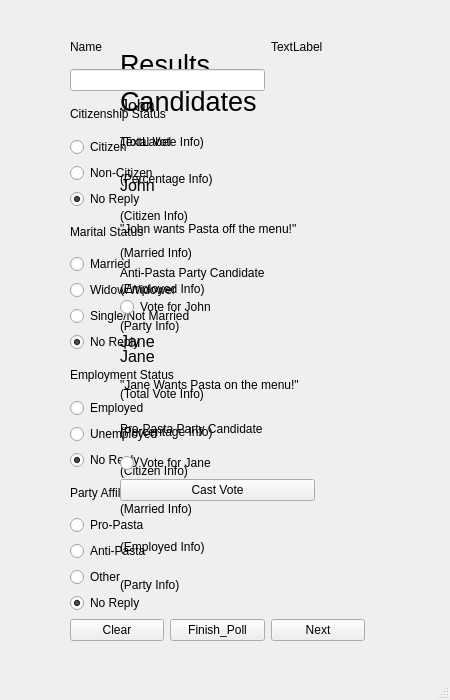
<?xml version="1.0" encoding="UTF-8"?>
<ui version="4.0">
 <class>DemographicInfo</class>
 <widget class="QMainWindow" name="DemographicInfo">
  <property name="geometry">
   <rect>
    <x>0</x>
    <y>0</y>
    <width>450</width>
    <height>700</height>
   </rect>
  </property>
  <property name="minimumSize">
   <size>
    <width>450</width>
    <height>700</height>
   </size>
  </property>
  <property name="maximumSize">
   <size>
    <width>450</width>
    <height>700</height>
   </size>
  </property>
  <property name="windowTitle">
   <string>Vote</string>
  </property>
  <widget class="QWidget" name="centralwidget">
   <widget class="QLabel" name="Candidates_Label_2">
    <property name="geometry">
     <rect>
      <x>120</x>
      <y>40</y>
      <width>191</width>
      <height>40</height>
     </rect>
    </property>
    <property name="font">
     <font>
      <pointsize>20</pointsize>
     </font>
    </property>
    <property name="text">
     <string>Results</string>
    </property>
    <property name="alignment">
     <set>Qt::AlignBottom|Qt::AlignLeading|Qt::AlignLeft</set>
    </property>
   </widget>
   <widget class="QWidget" name="layoutWidget">
    <property name="geometry">
     <rect>
      <x>120</x>
      <y>340</y>
      <width>201</width>
      <height>261</height>
     </rect>
    </property>
    <layout class="QVBoxLayout" name="verticalLayout_2">
     <item>
      <widget class="QLabel" name="Jane_Results">
       <property name="font">
        <font>
         <pointsize>12</pointsize>
        </font>
       </property>
       <property name="text">
        <string>Jane </string>
       </property>
      </widget>
     </item>
     <item>
      <widget class="QLabel" name="Jane_Total">
       <property name="text">
        <string>(Total Vote Info)</string>
       </property>
      </widget>
     </item>
     <item>
      <widget class="QLabel" name="Jane_Percent">
       <property name="text">
        <string>(Percentage Info)</string>
       </property>
      </widget>
     </item>
     <item>
      <widget class="QLabel" name="Jane_Citizen">
       <property name="text">
        <string>(Citizen Info)</string>
       </property>
      </widget>
     </item>
     <item>
      <widget class="QLabel" name="Jane_Married">
       <property name="text">
        <string>(Married Info)</string>
       </property>
      </widget>
     </item>
     <item>
      <widget class="QLabel" name="Jane_Employed">
       <property name="text">
        <string>(Employed Info)</string>
       </property>
      </widget>
     </item>
     <item>
      <widget class="QLabel" name="Jane_Voted_Party">
       <property name="text">
        <string>(Party Info)</string>
       </property>
      </widget>
     </item>
    </layout>
   </widget>
   <widget class="QWidget" name="layoutWidget">
    <property name="geometry">
     <rect>
      <x>120</x>
      <y>90</y>
      <width>201</width>
      <height>251</height>
     </rect>
    </property>
    <layout class="QVBoxLayout" name="verticalLayout_3">
     <item>
      <widget class="QLabel" name="John_Results">
       <property name="font">
        <font>
         <pointsize>12</pointsize>
        </font>
       </property>
       <property name="text">
        <string>John</string>
       </property>
      </widget>
     </item>
     <item>
      <widget class="QLabel" name="John_Votes">
       <property name="text">
        <string>(Total Vote Info)</string>
       </property>
      </widget>
     </item>
     <item>
      <widget class="QLabel" name="John_Percent">
       <property name="text">
        <string>(Percentage Info)</string>
       </property>
      </widget>
     </item>
     <item>
      <widget class="QLabel" name="John_Citizen">
       <property name="text">
        <string>(Citizen Info)</string>
       </property>
      </widget>
     </item>
     <item>
      <widget class="QLabel" name="John_Married">
       <property name="text">
        <string>(Married Info)</string>
       </property>
      </widget>
     </item>
     <item>
      <widget class="QLabel" name="John_Employed">
       <property name="text">
        <string>(Employed Info)</string>
       </property>
      </widget>
     </item>
     <item>
      <widget class="QLabel" name="John_voted_party">
       <property name="text">
        <string>(Party Info)</string>
       </property>
      </widget>
     </item>
    </layout>
   </widget>
   <widget class="QWidget" name="layoutWidget">
    <property name="geometry">
     <rect>
      <x>70</x>
      <y>30</y>
      <width>295</width>
      <height>611</height>
     </rect>
    </property>
    <layout class="QGridLayout" name="gridLayout">
     <item row="0" column="0">
      <widget class="QLabel" name="Employment_Label_2">
       <property name="text">
        <string>Name</string>
       </property>
      </widget>
     </item>
     <item row="1" column="0" colspan="2">
      <widget class="QLineEdit" name="NameBox"/>
     </item>
     <item row="2" column="0" colspan="2">
      <widget class="QLabel" name="Citzenship_Label">
       <property name="text">
        <string>Citizenship Status</string>
       </property>
      </widget>
     </item>
     <item row="3" column="0">
      <widget class="QRadioButton" name="Citizen_button">
       <property name="text">
        <string>Citizen</string>
       </property>
       <property name="autoExclusive">
        <bool>false</bool>
       </property>
       <attribute name="buttonGroup">
        <string notr="true">buttonGroup_2</string>
       </attribute>
      </widget>
     </item>
     <item row="4" column="0" colspan="2">
      <widget class="QRadioButton" name="NonCitizen_button">
       <property name="text">
        <string>Non-Citizen</string>
       </property>
       <property name="autoExclusive">
        <bool>false</bool>
       </property>
       <attribute name="buttonGroup">
        <string notr="true">buttonGroup_2</string>
       </attribute>
      </widget>
     </item>
     <item row="5" column="0">
      <widget class="QRadioButton" name="NoReply_Citizen">
       <property name="text">
        <string>No Reply</string>
       </property>
       <property name="checked">
        <bool>true</bool>
       </property>
       <property name="autoExclusive">
        <bool>false</bool>
       </property>
       <attribute name="buttonGroup">
        <string notr="true">buttonGroup_2</string>
       </attribute>
      </widget>
     </item>
     <item row="6" column="0">
      <widget class="QLabel" name="Citzenship_Label_2">
       <property name="text">
        <string>Marital Status</string>
       </property>
      </widget>
     </item>
     <item row="7" column="0">
      <widget class="QRadioButton" name="Married_button">
       <property name="text">
        <string>Married</string>
       </property>
       <attribute name="buttonGroup">
        <string notr="true">buttonGroup</string>
       </attribute>
      </widget>
     </item>
     <item row="8" column="0" colspan="2">
      <widget class="QRadioButton" name="Widow_button">
       <property name="text">
        <string>Widow/Widower</string>
       </property>
       <attribute name="buttonGroup">
        <string notr="true">buttonGroup</string>
       </attribute>
      </widget>
     </item>
     <item row="9" column="0" colspan="2">
      <widget class="QRadioButton" name="NonCitizen_button_2">
       <property name="text">
        <string>Single/Not Married</string>
       </property>
       <attribute name="buttonGroup">
        <string notr="true">buttonGroup</string>
       </attribute>
      </widget>
     </item>
     <item row="10" column="0">
      <widget class="QRadioButton" name="NoReply_Married">
       <property name="text">
        <string>No Reply</string>
       </property>
       <property name="checked">
        <bool>true</bool>
       </property>
       <attribute name="buttonGroup">
        <string notr="true">buttonGroup</string>
       </attribute>
      </widget>
     </item>
     <item row="11" column="0" colspan="2">
      <widget class="QLabel" name="Employment_Label">
       <property name="text">
        <string>Employment Status</string>
       </property>
      </widget>
     </item>
     <item row="12" column="0">
      <widget class="QRadioButton" name="Employment_button">
       <property name="text">
        <string>Employed</string>
       </property>
       <attribute name="buttonGroup">
        <string notr="true">buttonGroup_3</string>
       </attribute>
      </widget>
     </item>
     <item row="13" column="0" colspan="2">
      <widget class="QRadioButton" name="Unemployed_button">
       <property name="text">
        <string>Unemployed</string>
       </property>
       <attribute name="buttonGroup">
        <string notr="true">buttonGroup_3</string>
       </attribute>
      </widget>
     </item>
     <item row="14" column="0">
      <widget class="QRadioButton" name="NoReply_Employment">
       <property name="text">
        <string>No Reply</string>
       </property>
       <property name="checked">
        <bool>true</bool>
       </property>
       <attribute name="buttonGroup">
        <string notr="true">buttonGroup_3</string>
       </attribute>
      </widget>
     </item>
     <item row="15" column="0">
      <widget class="QLabel" name="Party_Label">
       <property name="text">
        <string>Party Affiliation</string>
       </property>
      </widget>
     </item>
     <item row="16" column="0">
      <widget class="QRadioButton" name="Employment_button_2">
       <property name="text">
        <string>Pro-Pasta</string>
       </property>
       <attribute name="buttonGroup">
        <string notr="true">buttonGroup_4</string>
       </attribute>
      </widget>
     </item>
     <item row="17" column="0">
      <widget class="QRadioButton" name="Unemployed_button_2">
       <property name="text">
        <string>Anti-Pasta</string>
       </property>
       <attribute name="buttonGroup">
        <string notr="true">buttonGroup_4</string>
       </attribute>
      </widget>
     </item>
     <item row="18" column="0">
      <widget class="QRadioButton" name="Other_button">
       <property name="text">
        <string>Other</string>
       </property>
       <attribute name="buttonGroup">
        <string notr="true">buttonGroup_4</string>
       </attribute>
      </widget>
     </item>
     <item row="19" column="0">
      <widget class="QRadioButton" name="NoReply_Party">
       <property name="text">
        <string>No Reply</string>
       </property>
       <property name="checked">
        <bool>true</bool>
       </property>
       <attribute name="buttonGroup">
        <string notr="true">buttonGroup_4</string>
       </attribute>
      </widget>
     </item>
     <item row="20" column="0">
      <widget class="QPushButton" name="Clear_Button">
       <property name="text">
        <string>Clear</string>
       </property>
      </widget>
     </item>
     <item row="20" column="1">
      <widget class="QPushButton" name="Finish_Poll_Button">
       <property name="text">
        <string>Finish_Poll</string>
       </property>
      </widget>
     </item>
     <item row="20" column="2">
      <widget class="QPushButton" name="Next_Button">
       <property name="text">
        <string>Next</string>
       </property>
      </widget>
     </item>
     <item row="0" column="2">
      <widget class="QLabel" name="Error_Label">
       <property name="text">
        <string>TextLabel</string>
       </property>
      </widget>
     </item>
    </layout>
   </widget>
   <widget class="QWidget" name="layoutWidget">
    <property name="geometry">
     <rect>
      <x>120</x>
      <y>80</y>
      <width>195</width>
      <height>421</height>
     </rect>
    </property>
    <layout class="QVBoxLayout" name="verticalLayout_4">
     <item>
      <layout class="QVBoxLayout" name="verticalLayout">
       <item>
        <widget class="QLabel" name="Candidates_Label">
         <property name="font">
          <font>
           <pointsize>20</pointsize>
          </font>
         </property>
         <property name="text">
          <string>Candidates</string>
         </property>
         <property name="alignment">
          <set>Qt::AlignBottom|Qt::AlignLeading|Qt::AlignLeft</set>
         </property>
        </widget>
       </item>
       <item>
        <widget class="QLabel" name="label_21">
         <property name="text">
          <string>TextLabel</string>
         </property>
        </widget>
       </item>
       <item>
        <widget class="QLabel" name="John_Candidate">
         <property name="font">
          <font>
           <pointsize>12</pointsize>
          </font>
         </property>
         <property name="text">
          <string>John</string>
         </property>
        </widget>
       </item>
       <item>
        <widget class="QLabel" name="John_Slogan">
         <property name="text">
          <string>&quot;John wants Pasta off the menu!&quot;</string>
         </property>
        </widget>
       </item>
       <item>
        <widget class="QLabel" name="John_Party">
         <property name="text">
          <string>Anti-Pasta Party Candidate</string>
         </property>
        </widget>
       </item>
       <item>
        <widget class="QRadioButton" name="John_Button">
         <property name="text">
          <string>Vote for John</string>
         </property>
        </widget>
       </item>
       <item>
        <widget class="QLabel" name="label_4">
         <property name="font">
          <font>
           <pointsize>12</pointsize>
          </font>
         </property>
         <property name="text">
          <string>Jane </string>
         </property>
        </widget>
       </item>
       <item>
        <widget class="QLabel" name="label_6">
         <property name="text">
          <string>&quot;Jane Wants Pasta on the menu!&quot;</string>
         </property>
        </widget>
       </item>
       <item>
        <widget class="QLabel" name="label_5">
         <property name="text">
          <string>Pro-Pasta Party Candidate</string>
         </property>
        </widget>
       </item>
       <item>
        <widget class="QRadioButton" name="Jane_Button">
         <property name="text">
          <string>Vote for Jane</string>
         </property>
        </widget>
       </item>
      </layout>
     </item>
     <item>
      <widget class="QPushButton" name="Cast_Vote_Button">
       <property name="text">
        <string>Cast Vote</string>
       </property>
      </widget>
     </item>
    </layout>
   </widget>
  </widget>
  <widget class="QStatusBar" name="statusbar"/>
 </widget>
 <resources/>
 <connections/>
 <buttongroups>
  <buttongroup name="buttonGroup_2"/>
  <buttongroup name="buttonGroup_4"/>
  <buttongroup name="buttonGroup"/>
  <buttongroup name="buttonGroup_3"/>
 </buttongroups>
</ui>
